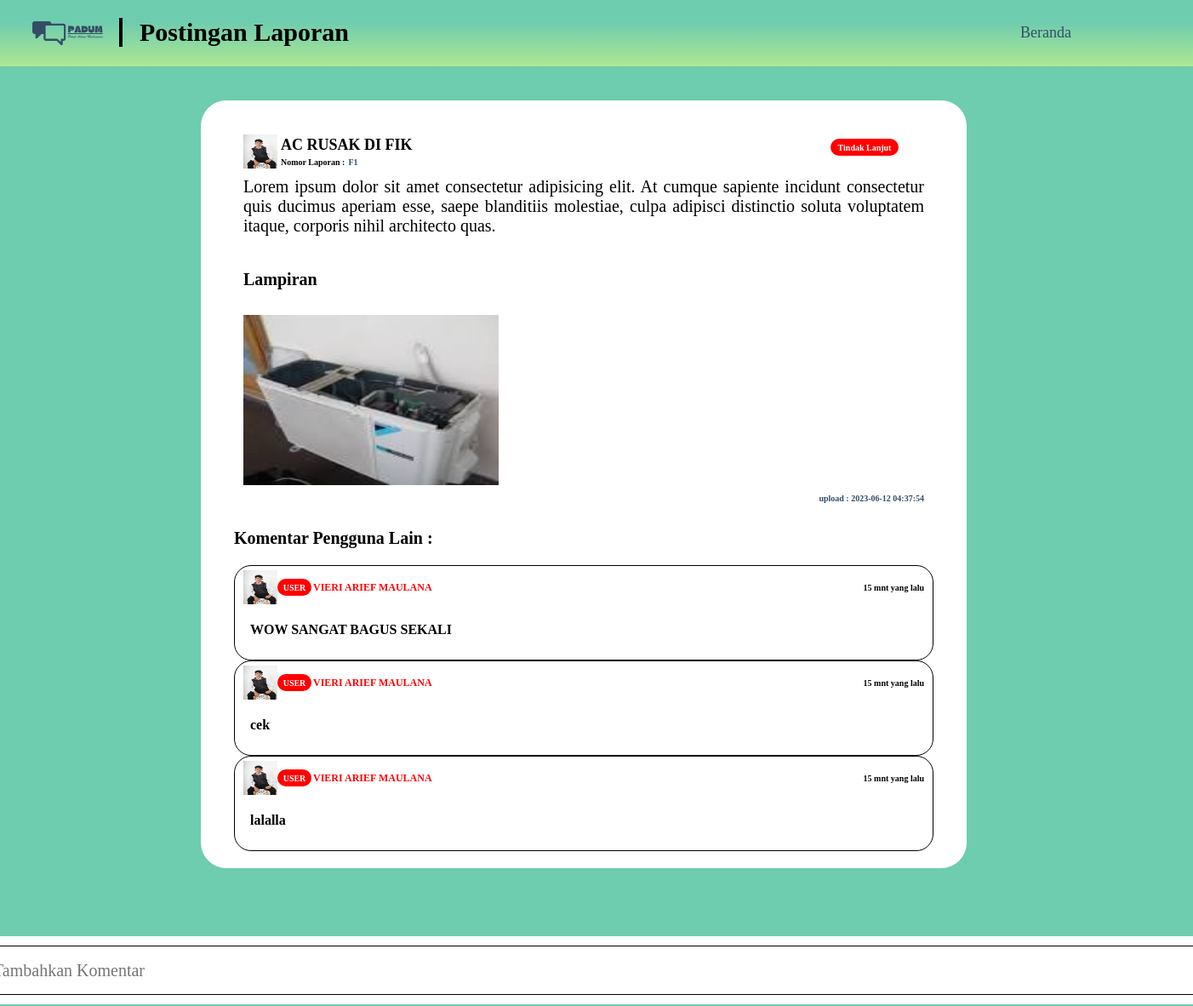
Page /isilaporan.php?kode=11 (signed in) on the committed database.
### tables this page shows
CREATE TABLE `berita` (
  `no_berita` int(100) NOT NULL,
  `no_pengaduan` varchar(100) NOT NULL,
  `user_id` int(100) NOT NULL,
  `judul` varchar(300) NOT NULL,
  `keterangan_laporan` text NOT NULL,
  `status` varchar(100) NOT NULL,
  `gambar` varchar(100) NOT NULL,
  `tempat` varchar(100) NOT NULL,
  `admin_id` int(100) NOT NULL,
  `hasil_berita` text NOT NULL,
  `waktu` timestamp NOT NULL DEFAULT current_timestamp() ON UPDATE current_timestamp()
);

CREATE TABLE `user` (
  `user_id` int(100) NOT NULL,
  `nama` varchar(100) NOT NULL,
  `email` varchar(100) NOT NULL,
  `npm` varchar(100) NOT NULL,
  `no` varchar(50) NOT NULL,
  `gender` varchar(100) NOT NULL,
  `tanggal_lahir` date NOT NULL,
  `fakultas` varchar(100) NOT NULL,
  `prodi` varchar(100) NOT NULL,
  `password` varchar(100) NOT NULL,
  `foto` varchar(100) NOT NULL
);

CREATE TABLE `komentar` (
  `no_komentar` int(200) NOT NULL,
  `no_berita` varchar(300) NOT NULL,
  `user_id` int(100) NOT NULL,
  `teks` varchar(200) NOT NULL
);

### koneksi.php (called while the page is built, shortened)
<?php
$dbServer = 'localhost';
$dbUser = 'root';
$dbPass = '';
$dbName = "padu";
$koneksi = mysqli_connect($dbServer, $dbUser, $dbPass, $dbName);
function tampil($tampil)
{
   global $koneksi;
   $result = mysqli_query($koneksi, $tampil);
   $rows=[];
   while ($row = mysqli_fetch_assoc($result)){
      $rows[] = $row;
   }
   return $rows;
}
?>

### isilaporan.php (the view, shortened to what this page needs)
<?php
require 'koneksi.php';
$no_berita = $_GET["kode"];
$data = mysqli_query($koneksi, "SELECT b.no_pengaduan, b.user_id, b.judul, u.nama, b.status, b.keterangan_laporan,
b.gambar, b.waktu, b.hasil_berita, b.no_berita, u.foto
FROM berita b
JOIN user u ON b.user_id = u.user_id
WHERE no_berita = '$no_berita'")->fetch_assoc();
$komentar = tampil("SELECT k.no_berita, k.user_id, k.teks, u.nama, u.foto FROM komentar k JOIN user u ON k.user_id = u.user_id WHERE no_berita = '$no_berita'");
?>
<!DOCTYPE html>
<html lang="id">
<head>
    <link rel="stylesheet" href="asset/stylesheet_laporan_saya.css">
</head>
<body>
    <header class="head-container">
        <div class="head-wrapper1">
            <div class="logo_wrapper">
                <img src="asset/Logo_Padum.svg">
            </div>
            <div class="text_wrapper">
                <h3>Postingan Laporan</h3>
            </div>
        </div>
        <div class="head-wrapper2">
            <div class="head_name_wrapper1">
                <div class="head-name1">
                    <a href="index.php" class="beranda_name">Beranda</a>
                </div>
            </div>
        </div>
    </header>
    <div class="prim-container">
        <div class="body-container">
            <div class="top-container">
                <div class="top-label">
                    <div class="top_label_name">
                        <img src="gambar/<?= $data["foto"]; ?>">
                        <div class="label_name">
                            <h4><?= $data["judul"]; ?></h4>
                            <div class="label_item">
                                <p class="label_nomor">Nomor Laporan : </p>
                                <p class="db_nomor"><?= $data["no_pengaduan"]; ?></p>
                            </div>
                        </div>
                    </div>
                    <div class="top_label_opt">
                        <div class="label_kemajuan">
                            <p><?= $data["status"]; ?></p>
                        </div>
                        <a href="" class="elips-small"><img src="asset/Lingkaran Kecil.svg"></a>
                    </div>
                </div>
                <p class="desc_report"><?= $data["keterangan_laporan"]; ?></p>
                <div class="img-proof">
                    <p>Lampiran</p>
                    <div class="img-bukti">
                    <?php if (!empty($data["gambar"])) : ?>
                        <img src="gambar/<?= $data["gambar"]; ?>">
                        <?php endif; ?>
                    </div>
                </div>
                <div class="time_desc">
                    <p>upload : <?= $data["waktu"]; ?></p>
                </div>
            </div>
            <div class="bot-container">
                <p class="label_comment">Komentar Pengguna Lain :</p>
                <?php foreach ($komentar as $komentar_row) : ?>
                <div class="comment-wrapper">
                    <div class="comment_wrap_label">
                        <div class="right_label">
                            <img src="gambar/<?= $komentar_row["foto"] ?>" alt="">
                            <div class="right_label_desc">
                                <div class="type_account">
                                    <p>USER</p>
                                </div>
                                <p class="user_name"><?= $komentar_row["nama"] ?></p>
                            </div>
                        </div>
                        <p class="time_post">15 mnt yang lalu</p>
                    </div>
                    <p class="comment"><?= $komentar_row["teks"] ?>
                    </p>
                </div>
                <?php endforeach; ?>
            </div>
        </div>
    </div>
    <footer class="footer_container">
        <form action="" method="post">
            <div class="component">
                <div class="foot_comment">
                    <input type="text" class="input_komen" placeholder="Tambahkan Komentar " name="teks">
                </div>
            </div>
        </form>
    </footer>
</body>
</html>

### rows in the picture
berita: user.foto (picture), judul "AC RUSAK DI FIK", no_pengaduan "F1", status "Tindak Lanjut", keterangan_laporan "Lorem ipsum dolor sit amet consectetur adipisicing elit. At cumque sapiente incidunt consectetur quis ducimus aperiam esse, saepe blanditiis molestiae, culpa adipisci distinctio soluta voluptatem itaque, corporis nihil architecto quas.", gambar (picture), waktu "2023-06-12 04:37:54"
komentar: user.foto (picture), user.nama "VIERI ARIEF MAULANA", teks "WOW SANGAT BAGUS SEKALI"
komentar: user.foto (picture), user.nama "VIERI ARIEF MAULANA", teks "cek"
komentar: user.foto (picture), user.nama "VIERI ARIEF MAULANA", teks "lalalla"
